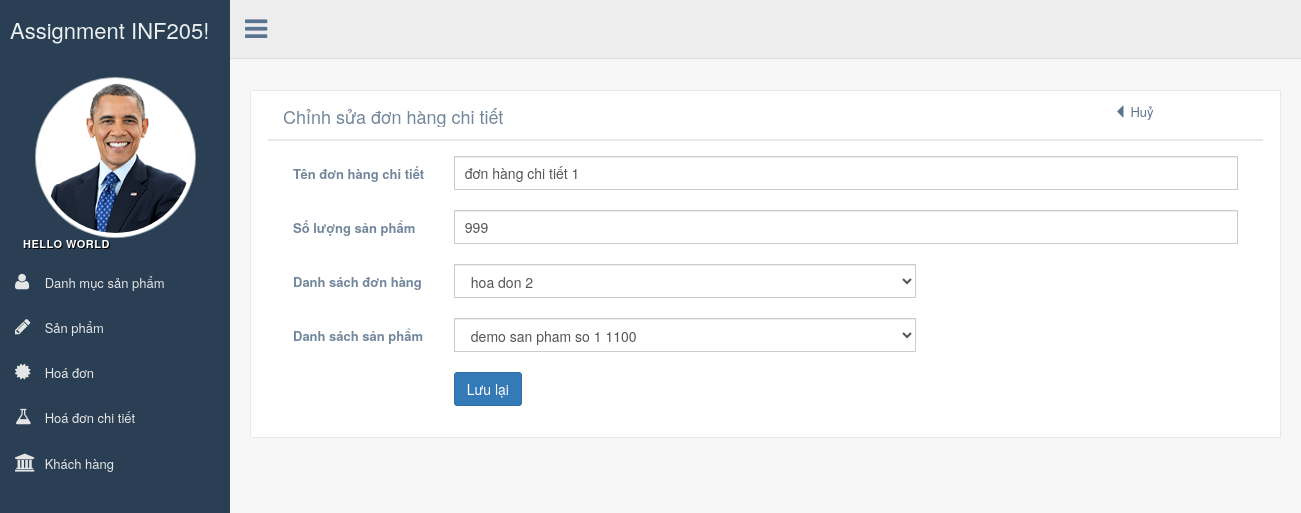
Screenshot of /orderdetail/editorderdetail.php?id=1 with the database file from the repository.
### tables this page shows
CREATE TABLE `orderdetails` (
  `id` int(11) NOT NULL,
  `name` varchar(255) DEFAULT NULL,
  `count_product` int(11) DEFAULT NULL,
  `orders_id` int(11) DEFAULT NULL,
  `products_id` int(11) DEFAULT NULL
);

CREATE TABLE `orders` (
  `id` int(11) NOT NULL,
  `custommers_id` int(11) NOT NULL,
  `name` varchar(255) DEFAULT NULL
);

CREATE TABLE `products` (
  `id` int(11) NOT NULL COMMENT 'trường id',
  `name` varchar(255) DEFAULT NULL,
  `content` text,
  `price` int(11) DEFAULT NULL,
  `catproducts_id` int(11) DEFAULT NULL
);

### orderdetail/editorderdetail.php (the view, shortened to what this page needs)
<!DOCTYPE html>
<html lang="vi">
<head>
  <link href="../css/bootstrap.min.css" rel="stylesheet">
  <link href="../fonts/css/font-awesome.min.css" rel="stylesheet">
  <link href="../css/animate.min.css" rel="stylesheet">
  <link href="../css/custom.css" rel="stylesheet">
</head>
<body class="nav-md">
  <div class="container body">
    <div class="main_container">
      <div class="col-md-3 left_col">
        <div class="left_col scroll-view">
          <div class="navbar nav_title" style="border: 0;">
            <a href="index.html" class="site_title"><span>Assignment INF205!</span></a>
          </div>
          <div class="profile">
            <div class="profile_pic">
              <img src="../images/logo.png" alt="..." class="img-circle profile_img">
            </div>
          </div>
          <br />
          <div id="sidebar-menu" class="main_menu_side hidden-print main_menu">
            <div class="menu_section">
              <h3> Hello world</h3>
              <ul class="nav side-menu">
                <li><a href="../catproduct/catproduct.php"><i class="fa fa-user"></i> Danh mục sản phẩm </a></li>
                <li ><a href="../product/product.php"><i class="fa fa-pencil"></i> Sản phẩm </a></li>
                <li><a href="../order/order.php"><i class="fa fa-certificate"></i> Hoá đơn </a></li>
                <li  class="active"><a href="../orderdetail/orderdetail.php"><i class="fa fa-flask"></i> Hoá đơn chi tiết </a></li>
                <li><a href="../custommer/custommer.php"><i class="fa fa-university"></i> Khách hàng </a></li>
              </ul>
            </div>
          </div>
        </div>
      </div>
      <div class="top_nav">
        <div class="nav_menu">
          <nav class="" role="navigation">
            <div class="nav toggle">
              <a id="menu_toggle"><i class="fa fa-bars"></i></a>
            </div>
          </nav>
        </div>
      </div>
      <div class="right_col" role="main">
        <div class="">
          <div class="page-title">
            <div class="title_right">
              <div class="col-md-5 col-sm-5 col-xs-12 form-group pull-right top_search">
              </div>
            </div>
          </div>
          <div class="clearfix"></div>
          <div class="row">
            <div class="col-md-12 col-sm-12 col-xs-12">
                <div class="x_panel">
                    <div class="x_title col-md-12 col-xs-12 col-md-12">
                        <div class="col-md-10">
                            <h2>Chỉnh sửa đơn hàng chi tiết</h2>
                            <div class="clearfix"></div>
                        </div>
                        <div class="col-md-2">
                            <div class="col-md-6">
                                <a href="orderdetail.php"><i class="glyphicon glyphicon-triangle-left"></i> Huỷ</a>
                            </div>
                        </div>
                    </div>
                    <div class="x_content">
                    <?php
                    include_once('../ketnoi.php');
                    if (isset($_GET['id'])){
                    $ma=$_GET['id'];
                    $sql="select * from orderdetails where id='$ma'";
                    $result=$db->query($sql);
                    foreach($result as $row){
                     $name=$row['name'];
                     $count=$row['count_product'];
                     $ordid=$row['orders_id'];
                     $proid=$row['products_id'];
                     }
                    ?>
                      <form action="reeditorderdetail.php" method="post">
                        <div class="form-group col-md-12" style="margin-bottom: 20px;">
                          <label for="idtitle" class="control-label col-md-2 col-sm-2 col-xs-12" style="padding-top: 8px;">Tên đơn hàng chi tiết</label>
                          <div class="col-md-10 col-sm-10 col-xs-10">
                              <div class="input text">
                                <input name="txtname" class="form-control col-md-7 col-xs-12" type="text" id="" value="<?php echo $name; ?>">
                              </div>
                          </div>
                        </div>
                        <div class="form-group col-md-12" style="margin-bottom: 20px;">
                          <label for="idtitle" class="control-label col-md-2 col-sm-2 col-xs-12" style="padding-top: 8px;">Số lượng sản phẩm</label>
                          <div class="col-md-10 col-sm-10 col-xs-10">
                              <div class="input text">
                                <input name="txtcount" class="form-control col-md-7 col-xs-12" type="number" id="" value="<?php echo $count; ?>">
                              </div>
                          </div>
                        </div>
                        <?php
                        $sqlorders="select * from orders";
                        $listord=$db->query($sqlorders);
                        ?>
                        <div class="form-group col-md-12" style="margin-bottom: 20px;">
                          <label for="idtitle" class="control-label col-md-2 col-sm-2 col-xs-12" style="padding-top: 8px;">Danh sách đơn hàng</label>
                          <div class="col-md-6 col-sm-6 col-xs-10">
                              <div class="input text">
                                <select name="ordid" id="" class="form-control">
                                <?php foreach($listord as $listord){ ?>
                                  <option value="<?php echo $listord['id'] ;?>" <?php if($ordid == $listord['id']){echo 'selected="selected"';} ?>><?php echo $listord['name'] ;?></option>
                                <?php } ?>
                                </select>
                              </div>
                          </div>
                        </div>
                        <?php
                        $sqlproducts="select * from products";
                        $listpro=$db->query($sqlproducts);
                        ?>
                        <div class="form-group col-md-12" style="margin-bottom: 20px;">
                          <label for="idtitle" class="control-label col-md-2 col-sm-2 col-xs-12" style="padding-top: 8px;">Danh sách sản phẩm</label>
                          <div class="col-md-6 col-sm-6 col-xs-10">
                              <div class="input text">
                                <select name="proid" id="" class="form-control">
                                <?php foreach($listpro as $listpro){ ?>
                                  <option value="<?php echo $listpro['id'] ;?>" <?php if($proid == $listpro['id']){echo 'selected="selected"';} ?>><?php echo $listpro['name'] ;?></option>
                                <?php } ?>
                                </select>
                              </div>
                          </div>
                        </div>
                        <div class="form-group col-md-12">
                          <div class="col-md-12 col-sm-12 col-xs-12 col-md-offset-2">
                            <input type="submit" name="btnedit" class="btn btn-primary" value="Lưu lại">
                          </div>
                        </div>
                      </form>
                      <?php } ?>
                    </div>
                </div>
            </div>
          </div>
        </div>
      </div>
    </div>
  </div>
</body>
</html>

### rows the page displays
orderdetails: txtname "đơn hàng chi tiết 1", txtcount "999", ordid "hoa don 2", proid "demo san pham so 1 1100"
